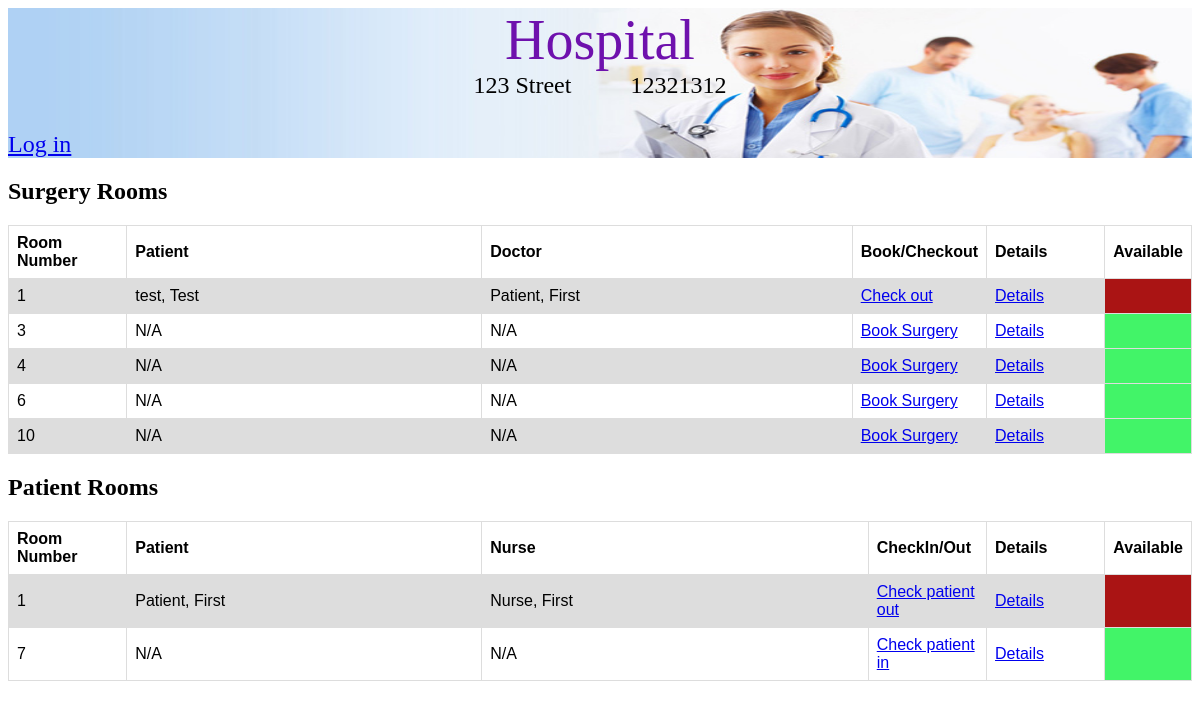
Page /rooms/ on the earlier database version.
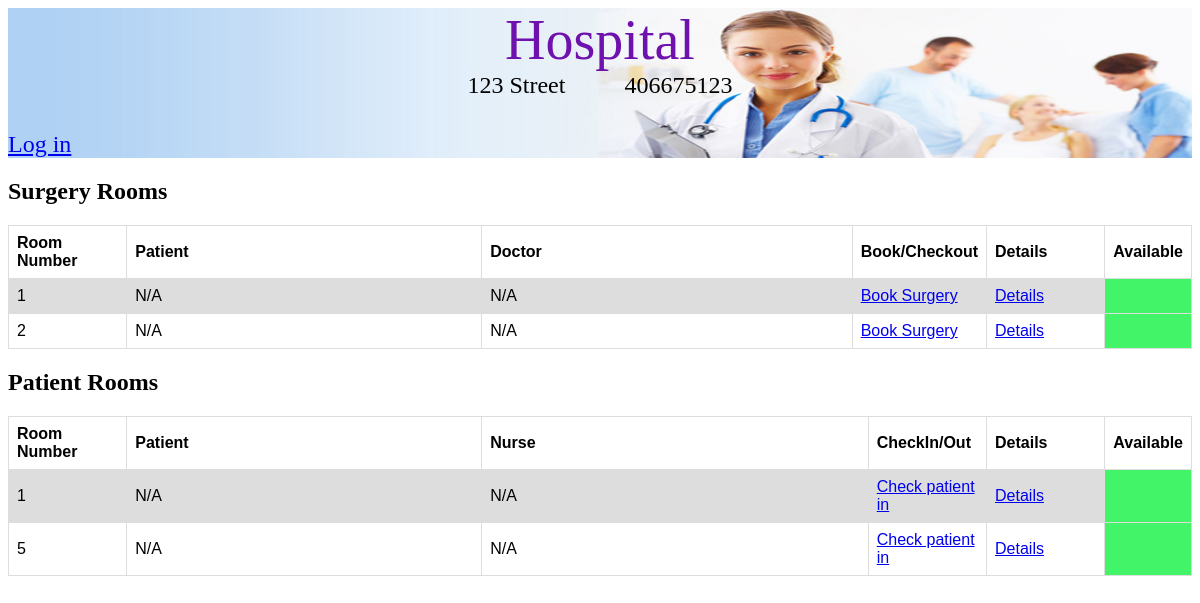
Same page on the later database version.
### hospital/models.py (models this page shows, shortened)
class Hospital(models.Model):
    name = models.CharField(max_length=50)
    address = models.CharField(max_length=100)
    phone_number = models.CharField(max_length=10)
    patient_rooms = models.ManyToManyField(PatientRoom, symmetrical=False)
    surgery_rooms = models.ManyToManyField(SurgeryRoom, symmetrical=False)
    patients = models.ManyToManyField(Patient, symmetrical=False)
    doctors = models.ManyToManyField(Doctors, symmetrical=False)
    nurses = models.ManyToManyField(Nurses, symmetrical=False)

class Room(models.Model):
    room_number = models.BigIntegerField(unique=True)
    is_occupied = models.BooleanField(default='0')
    class Meta:
        abstract = True

class SurgeryRoom(Room):
    equipment = models.ManyToManyField(Equipment, blank=True, null=True)
    surgery = models.ForeignKey(Surgery, on_delete=models.CASCADE, related_name='surgery', null=True)

class PatientRoom(Room):
    price = models.DecimalField(default=0.0, decimal_places=2, max_digits=100)
    patient = models.ForeignKey(Patient, on_delete=models.CASCADE, related_name='patient', null=True)
    nurse = models.ForeignKey(Nurses, on_delete=models.CASCADE, related_name='nurse', null=True)

### Surgery_Details/models.py (models this page shows)
class Surgery(models.Model):
    surgery_description = models.TextField()
    start_time = models.DateTimeField(blank=True, null=True)
    duration = models.PositiveIntegerField()
    surgery_price = models.FloatField()
    doctor_incharge = models.ForeignKey(Doctors, null=True, related_name = 'surgery', on_delete=models.CASCADE)
    nurse_incharge = models.ForeignKey(Nurses, null=True, related_name = 'surgery', on_delete=models.CASCADE)
    patient = models.ForeignKey(Patient, null=True, related_name = 'surgery', on_delete=models.CASCADE)

### Person/models.py (models this page shows, shortened)
class Employee(Persons):
    shift = models.CharField(max_length=200, default='', blank=True)
    jobDesc = models.CharField(max_length=200, default='', blank=True)
    salary = models.DecimalField(max_digits=7, decimal_places=0, default=Decimal('0.00'))
    class Meta:
        abstract=True

class Doctors(Employee):
    specialty = models.CharField(max_length=200, default='', blank=True)

class Persons(models.Model):
    firstName = models.CharField(max_length=200)
    lastName = models.CharField(max_length=200)
    address = models.CharField(max_length=200)
    phoneNumber = models.CharField(max_length=200)
    social = models.CharField(max_length=200)
    class Meta:
        abstract = True

class Patient(Persons):
    symptoms = models.CharField(max_length=200, default='', blank=True)
    allergies = models.CharField(max_length=200, default='', blank=True)
    currentMeds = models.CharField(max_length=200, default='', blank=True)
    docName = models.ForeignKey(Doctors, on_delete=models.CASCADE, default='1')

class Nurses(Employee):
    specialty = models.CharField(max_length=200, default='', blank=True)

### hospital/views.py (the view)
# urls.py: url(r'^rooms/$', views.rooms_list, name='rooms'),
def rooms_list(request):
    hospital = get_object_or_404(Hospital, id=1)
    patient_rooms = hospital.patient_rooms.all()
    surgery_rooms = hospital.surgery_rooms.all()
    return render(request, 'hospital/list_all_rooms.html',
                  {'surgery_rooms': surgery_rooms, 'patient_rooms': patient_rooms, 'hospital': hospital})

### hospital/templates/hospital/list_all_rooms.html
{% extends "hospital/base.html" %}
{% block header %}
    <div class="container_header">
        {% if hospital is not None %}
            <div class="container_hospital_info">
                <div class="hospital_title"><a class="hospital_title_text" href="{% url 'hospital:home' %}">{{ hospital.name }}</a></div>
                <div class="hospital_info">
                    <div>{{ hospital.address }}</div>
                    <div class="padding"></div>
                    <div>{{ hospital.phone_number }}</div>
                </div>
            </div>
        {% else %}
            <a href="/" class="logo">My Hospital</a>
        {% endif %}
        <div class="container_user_info">
            {% if user.is_authenticated %}
                <div class="user_name_info">Hello, {{user.username}}</div>
                <div><a class="log_out" href="{% url 'accounts:logout' %}">Log out</a></div>
            {% else %}
                <a href="{% url 'accounts:login' %}">Log in</a>
            {% endif %}
        </div>
    </div>
{% endblock %}
{% block content %}
    <h2 class="title_rooms">Surgery Rooms</h2>
        <table>
            <tr>
                <th class="room_number_table_header">Room Number</th>
                <th class="patient_name_table_header">Patient</th>
                <th>Doctor</th>
                <th class="check_inout_table_header">Book/Checkout</th>
                <th class="room_details_table_header">Details</th>
                <th>Available</th>
            </tr>
        {% for sr in surgery_rooms %}
            <tr class="table_surgery_room">
                <td>{{sr.room_number}}</td>
                {% if not sr.is_occupied %}
                    <td>N/A</td>
                    <td>N/A</td>
                    <td><a href="{% url 'hospital:book_surgery' sr.id %}">Book Surgery</a></td>
                    <td><a href="{% url 'hospital:rooms_surgery_details' sr.id %}">Details</a></td>
                    <td class="table_row_available"></td>
                {% else %}
                    <td>{{sr.surgery.doctor_incharge.lastName}}, {{sr.surgery.doctor_incharge.firstName}}</td>
                    <td>{{sr.surgery.patient.lastName}}, {{sr.surgery.patient.firstName}}</td>
                    <td><a href="{% url 'hospital:check_out_surgery' sr.id %}">Check out</a></td>
                    <td><a href="{% url 'hospital:rooms_surgery_details' sr.id %}">Details</a></td>
                    <td class="table_row_not_available"></td>
                {% endif %}
            </tr>
        {% endfor %}
        </table>
    <h2 class="title_rooms">Patient Rooms</h2>
        <table>
            <tr>
                <th class="room_number_table_header">Room Number</th>
                <th class="patient_name_table_header">Patient</th>
                <th>Nurse</th>
                <th class="check_inout_table_header">CheckIn/Out</th>
                <th class="room_details_table_header">Details</th>
                <th>Available</th>
            </tr>
        {% for room in patient_rooms %}
            <tr class="table_surgery_room">
                <td>{{room.room_number}}</td>
                {% if not room.is_occupied %}
                    <td>N/A</td>
                    <td>N/A</td>
                    <td><a href="{% url 'hospital:patient_check_in' room.id %}">Check patient in</a></td>
                    <td><a href="{% url 'hospital:rooms_patient_details' room.id %}">Details</a></td>
                    <td class="table_row_available"></td>
                {% else %}
                    <td>{{room.patient.lastName}}, {{room.patient.firstName}}</td>
                    <td>{{room.nurse.lastName}}, {{room.nurse.firstName}}</td>
                    <td><a href="{% url 'hospital:patient_check_out' room.id %}">Check patient out</a></td>
                    <td><a href="{% url 'hospital:rooms_patient_details' room.id %}">Details</a></td>
                    <td class="table_row_not_available"></td>
                {% endif %}
            </tr>
        {% endfor %}
        </table>
{% endblock %}

Differences in the rows shown:
removed SurgeryRoom: room_number "3", is_occupied "N/A"
removed SurgeryRoom: room_number "4", is_occupied "N/A"
removed SurgeryRoom: room_number "6", is_occupied "N/A"
removed SurgeryRoom: room_number "10", is_occupied "N/A"
changed Hospital "Hospital": phone_number "12321312" → "406675123"
changed SurgeryRoom (number 1 of 2 on the later page): surgery.doctor_incharge.lastName "test" → (not shown); surgery.doctor_incharge.firstName "Test" → (not shown); surgery.patient.lastName "Patient" → (not shown); surgery.patient.firstName "First" → (not shown); is_occupied ", , Check out" → "N/A N/A Book Surgery"
now on this page (row unchanged): SurgeryRoom: room_number "2", is_occupied "N/A"
changed PatientRoom (number 1 of 2 on the later page): patient.lastName "Patient" → (not shown); patient.firstName "First" → (not shown); nurse.lastName "Nurse" → (not shown); nurse.firstName "First" → (not shown); is_occupied ", , Check patient out" → "N/A N/A Check patient in"
changed PatientRoom (number 2 of 2 on the later page): room_number "7" → "5"
